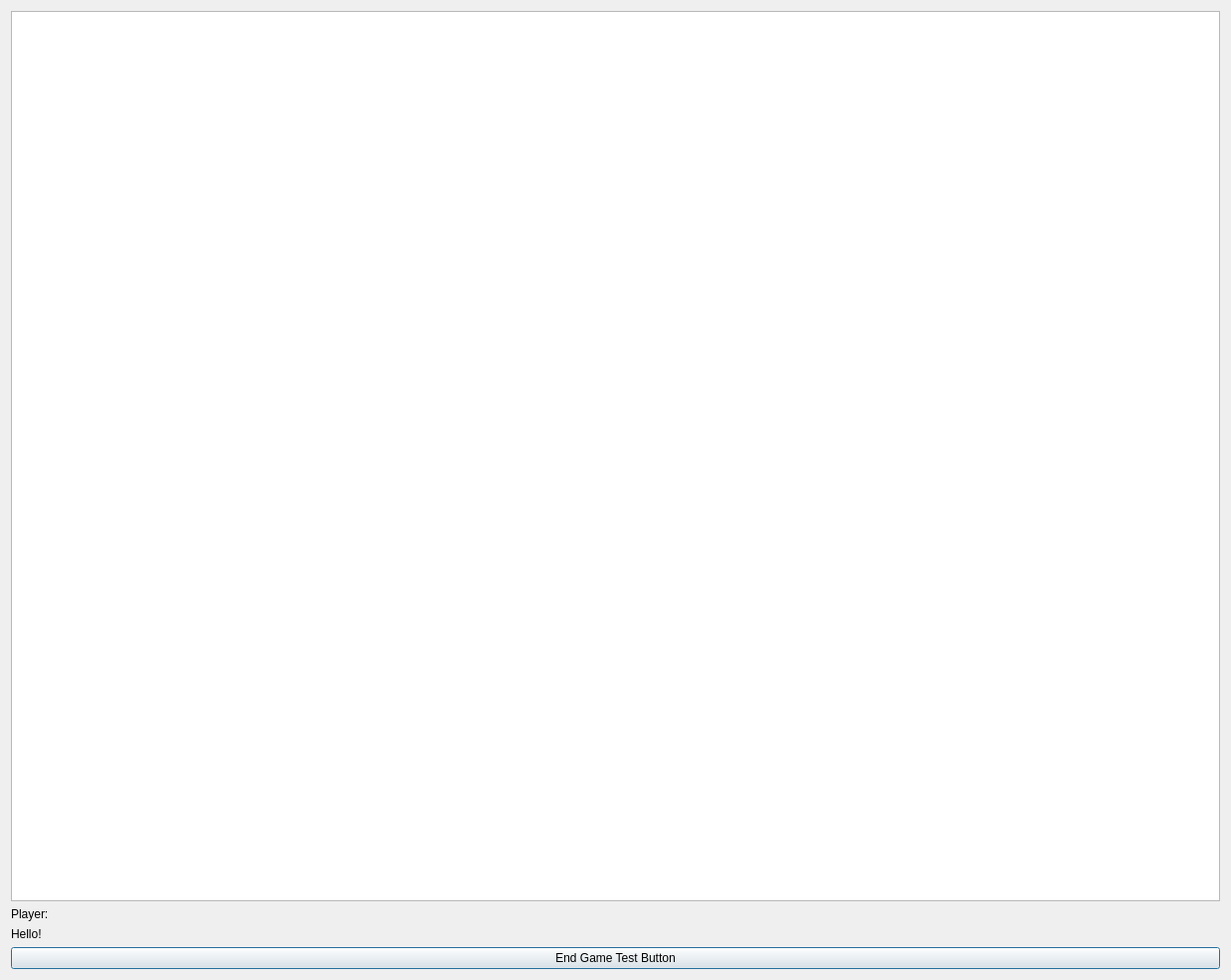
<?xml version="1.0" encoding="UTF-8"?>
<ui version="4.0">
 <class>maze</class>
 <widget class="QDialog" name="maze">
  <property name="geometry">
   <rect>
    <x>0</x>
    <y>0</y>
    <width>1235</width>
    <height>983</height>
   </rect>
  </property>
  <property name="windowTitle">
   <string>Dialog</string>
  </property>
  <layout class="QVBoxLayout" name="verticalLayout">
   <item>
    <widget class="QGraphicsView" name="graphicsView"/>
   </item>
   <item>
    <widget class="QLabel" name="label_2">
     <property name="text">
      <string>Player:</string>
     </property>
    </widget>
   </item>
   <item>
    <widget class="QLabel" name="label">
     <property name="text">
      <string>Hello!</string>
     </property>
    </widget>
   </item>
   <item>
    <widget class="QPushButton" name="testButton">
     <property name="text">
      <string>End Game Test Button</string>
     </property>
    </widget>
   </item>
  </layout>
 </widget>
 <resources/>
 <connections/>
</ui>
